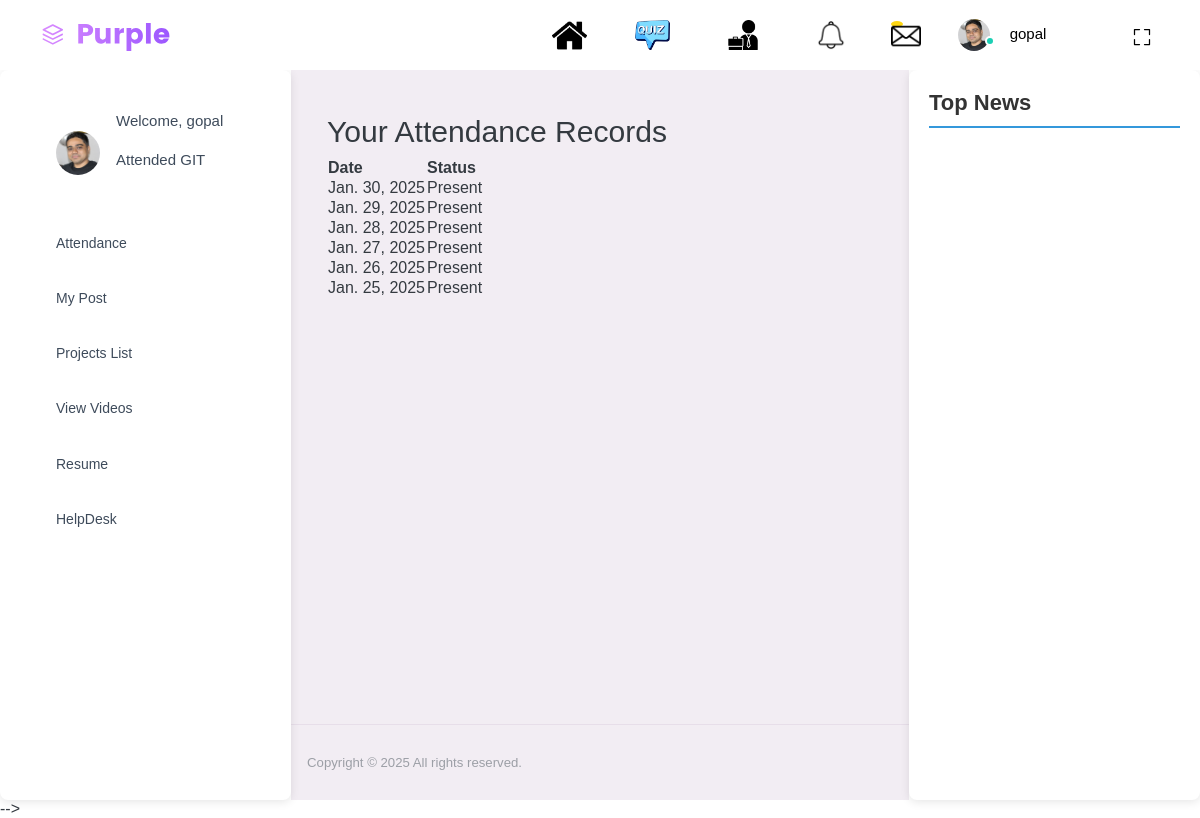
The page /view_attendance/ (signed in) on the database as committed earlier.
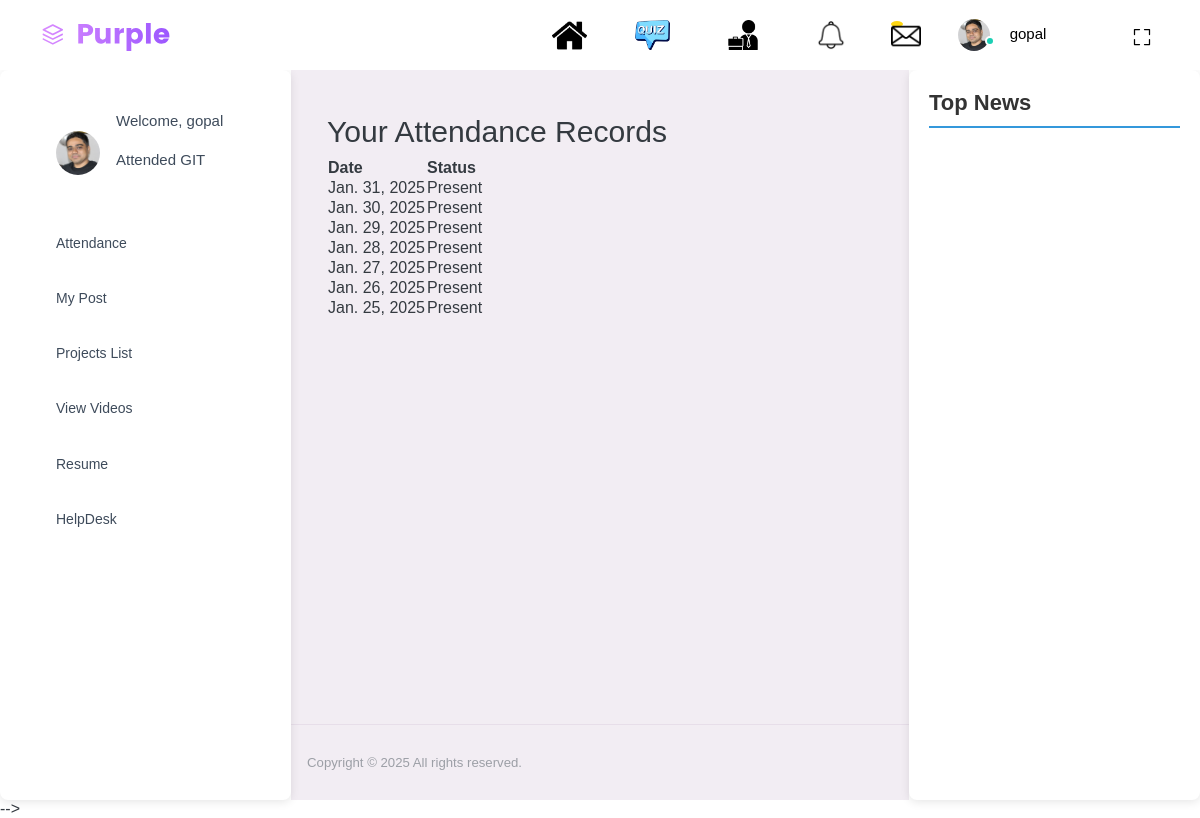
The same page on the database as committed later.
### user_management/models.py (models this page shows, shortened)
class AttendanceRecord(models.Model):
    user = models.ForeignKey(settings.AUTH_USER_MODEL, on_delete=models.CASCADE)
    date = models.DateField(default=timezone.now)
    status = models.CharField(max_length=10, choices=[('Present', 'Present'), ('Absent', 'Absent')])

### user_management/views.py (the view)
# urls.py: path('view_attendance/', views.view_attendance, name='view_attendance'),
def view_attendance(request):
    attendance_records = AttendanceRecord.objects.filter(user=request.user).order_by('-date')
    return render(request, 'user_management/view_attendance.html', {'attendance_records': attendance_records})

### user_management/context_processors.py (called while the page is built)
def get_news(request):
    url = 'https://newsapi.org/v2/top-headlines?country=us&apiKey=1dc725c4b44746cbba9103a3d479147f'
    response = requests.get(url)
    if response.status_code == 200:
        news_data = response.json()
        articles = news_data.get('articles', [])
    else:
        articles = []
    return {'articles': articles}

### user_management/templates/user_management/view_attendance.html
{% extends "user_management/base.html" %}
{% load static %}
{% block content %}
<h2>Your Attendance Records</h2>
<table>
  <tr>
    <th>Date</th>
    <th>Status</th>
  </tr>
  {% for record in attendance_records %}
    <tr>
      <td>{{ record.date }}</td>
      <td>{{ record.status }}</td>
    </tr>
  {% endfor %}
</table>
{% endblock %}

Rows that differ between the two databases and show on the page:
added AttendanceRecord: date "Jan. 31, 2025", status "Present"
